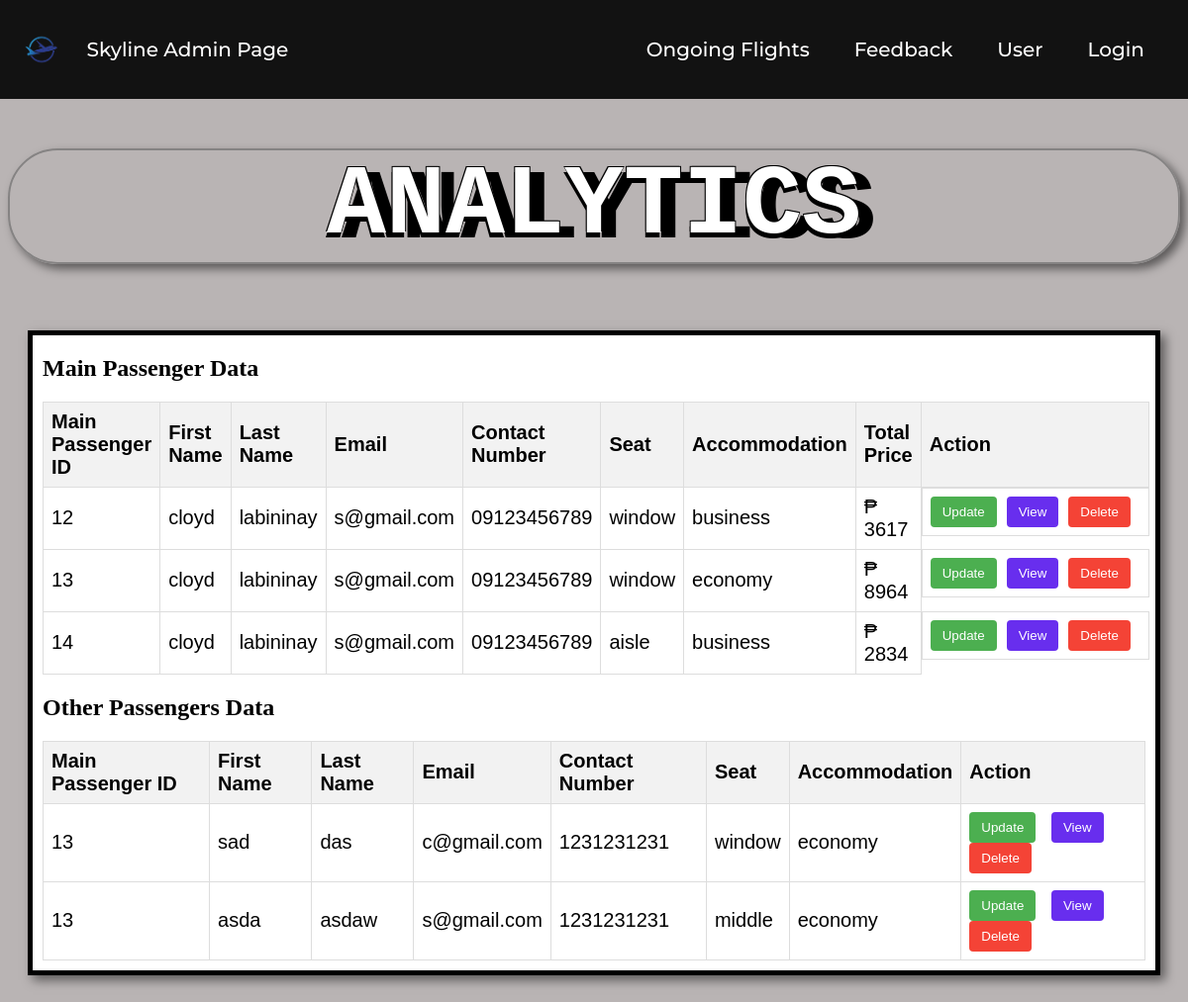
The app's page /admin.php with its own data.
### tables this page shows
CREATE TABLE `main_passengers` (
    `MainPassenger` int(10) NOT NULL,
    `first_name` varchar(255) DEFAULT NULL,
    `last_name` varchar(255) DEFAULT NULL,
    `email` varchar(255) DEFAULT NULL,
    `contact_number` varchar(20) DEFAULT NULL,
    `dob` date DEFAULT NULL,
    `seat` varchar(20) DEFAULT NULL,
    `accommodation` varchar(20) DEFAULT NULL,
    `total_price` float NOT NULL
  );

CREATE TABLE `other_passengers` (
    `id` int(11) NOT NULL,
    `MainPassenger` int(10) NOT NULL,
    `first_name` varchar(255) DEFAULT NULL,
    `last_name` varchar(255) DEFAULT NULL,
    `email` varchar(255) DEFAULT NULL,
    `contact_number` varchar(20) DEFAULT NULL,
    `dob` date DEFAULT NULL,
    `seat` varchar(10) DEFAULT NULL,
    `accommodation` varchar(255) DEFAULT NULL
  );

### admin.php (the view, shortened to what this page needs)
<!DOCTYPE html>
<html lang="en">
<head>
    <link rel="stylesheet" href="./css/admin_dasboard.css">
</head>
<body>
<header class="header1">
    <div class="logo">
        <img src="./assets/images/logo.jpg" alt="Airline Logo">
        <div class="title">
            <h1>Skyline Admin Page</h1>
        </div>
    </div>
    <nav>
        <ul>
            <li><a href="#">Ongoing Flights</a></li>
            <li><a href="#">Feedback</a></li>
            <li><a href="#">User</a></li>
            <?php
            if(isset($_SESSION['username'])) {
                echo '<div class="dropdown">';
                echo '<button class="dropbtn">Hello, ' . $_SESSION['username'] . '</button>';
                echo '<div class="dropdown-content">';
                echo '<a href="logout.php" class="logout">Logout</a>';
                echo '</div>';
                echo '</div>';
            } else {
                echo '<li><a href="login.php">Login</a></li>';
            }
            ?>
        </ul>
    </nav>
</header>
<main>
<div class="analytics">
<h1 class="h1-anal">ANALYTICS</h1>
</div>
<div class="main-container">
    <?php
    include './config/database.php';
    $stmt_get_main_passenger = $conn->prepare("SELECT * FROM main_passengers");
    $stmt_get_main_passenger->execute();
    $result_main_passenger = $stmt_get_main_passenger->get_result();
    echo "<h2>Main Passenger Data</h2>";
    if ($result_main_passenger->num_rows === 0) {
        echo "<p>No booked Customer</p>";
    } else {
        echo "<table>";
        echo "<tr><th>Main Passenger ID</th><th>First Name</th><th>Last Name</th><th>Email</th><th>Contact Number</th><th>Seat</th><th>Accommodation</th><th>Total Price</th><th>Action</th></tr>";
        while ($main_passenger_data = $result_main_passenger->fetch_assoc()) {
            echo "<tr>";
            echo "<td>" . $main_passenger_data['MainPassenger'] . "</td>";
            echo "<td>" . $main_passenger_data['first_name'] . "</td>";
            echo "<td>" . $main_passenger_data['last_name'] . "</td>";
            echo "<td>" . $main_passenger_data['email'] . "</td>";
            echo "<td>" . $main_passenger_data['contact_number'] . "</td>";
            echo "<td>" . $main_passenger_data['seat'] . "</td>";
            echo "<td>" . $main_passenger_data['accommodation'] . "</td>";
            echo "<td>₱ " . $main_passenger_data['total_price'] . "</td>";
            echo "<td class='btn-td'><button class='btn update-btn'>Update</button> <button class='btn view-btn'>View</button>";
            echo "<button class='btn delete-btn'>Delete</button></td>";
            echo "</tr>";
        }
        echo "</table>";
    }
    $stmt_get_other_passengers = $conn->prepare("SELECT * FROM other_passengers");
    $stmt_get_other_passengers->execute();
    $result_other_passengers = $stmt_get_other_passengers->get_result();
    echo "<h2>Other Passengers Data</h2>";
    if ($result_other_passengers->num_rows === 0) {
        echo "<p>No booked Customer</p>";
    } else {
        echo "<table>";
        echo "<tr><th>Main Passenger ID</th><th>First Name</th><th>Last Name</th><th>Email</th><th>Contact Number</th><th>Seat</th><th>Accommodation</th><th>Action</th></tr>";
        while ($row = $result_other_passengers->fetch_assoc()) {
            echo "<tr>";
            echo "<td>" . $row['MainPassenger'] . "</td>";
            echo "<td>" . $row['first_name'] . "</td>";
            echo "<td>" . $row['last_name'] . "</td>";
            echo "<td>" . $row['email'] . "</td>";
            echo "<td>" . $row['contact_number'] . "</td>";
            echo "<td>" . $row['seat'] . "</td>";
            echo "<td>" . $row['accommodation'] . "</td>";
            echo "<td><button class='btn update-btn'>Update</button> <button class='btn view-btn'>View</button>";
            echo "<button class='btn delete-btn'>Delete</button></td>";
            echo "</tr>";
        }
        echo "</table>";
    }
    ?>
</div>
</main>
</body>
</html>

### css/admin_dasboard.css (style rules this page uses)
body { padding-bottom: 500px; background-color: #b9b4b4; }
.header1 { position: fixed; left: 0; right: 0; top: 0; height: 100px; z-index: 999; }
.analytics { border-radius: 50px; text-align: center; margin-top: 150px; font-size: 50px; color: white; box-shadow: 5px 5px 10px rgba(0, 0, 0, 0.5); }
.h1-anal { cursor: pointer; border-radius: 50px; border: solid rgb(133, 131, 131) 2px ; font-family: monospace; text-shadow: -1px -1px 0 #000, 1px -1px 0 #000, -1px 5px 0 #000, 15px 5px 0 #000; }
table { border-collapse: collapse; width: 100%; margin-top: 20px; }
th, td { border: 1px solid #ddd; padding: 8px; font-size: 20px; text-align: left; font-family: sans-serif; }
td.btn-td { display: flex; flex-direction: row; flex: 1fr 1fr 1fr; }
th { background-color: #f2f2f2; }
.btn { background-color: #4CAF50; color: white; padding: 8px 12px; border: none; border-radius: 4px; cursor: pointer; margin-right: 10px; }
.view-btn { background-color: #682eee; }
.delete-btn { background-color: #f44336; }
.main-container { background-color: white; margin-left: 20px; margin-right: 20px; padding-left: 10px; padding-bottom: 10px; padding-right: 10px; border: solid black 5px; box-shadow: 5px 5px 10px rgba(0, 0, 0, 0.5); }
header { font-style: normal; display: flex; align-items: center; justify-content: space-between; background-color: rgba(0, 0, 0, 0.9); width: 100%; box-sizing: border-box; margin: 0; position: absolute; top: 0; left: 0; }
.logo { display: flex; align-items: center; padding-left: 10px; }
.logo img { height: 50px; margin-right: 15px; }
.title h1 { font-size: 26px; margin: 0; color: #fff; font-size: 20px; justify-content: left; width: 300px; font-family: 'Montserrat', sans-serif; font-weight: 500; }
nav { max-width: 1400px; width: 100%; padding: 2rem 1.5rem; display: flex; align-items: center; justify-content: space-between; font-family: 'Montserrat', sans-serif; font-weight: 500; }
nav ul { list-style-type: none; margin: 0; padding: 0; font-size: 16px; display: flex; margin-left: auto; }
nav ul li:not(:last-child) { margin-right: 5px; }
nav ul li a { font-size: 20px; color: white; text-decoration: none; font-weight: 500; padding: 10px 20px; border-radius: 5px; transition: background-color 0.3s; }

### records on screen
main_passengers: MainPassenger "12", first_name "cloyd", last_name "labininay", email "s@gmail.com", contact_number "09123456789", seat "window", accommodation "business", total_price "3617"
main_passengers: MainPassenger "13", first_name "cloyd", last_name "labininay", email "s@gmail.com", contact_number "09123456789", seat "window", accommodation "economy", total_price "8964"
main_passengers: MainPassenger "14", first_name "cloyd", last_name "labininay", email "s@gmail.com", contact_number "09123456789", seat "aisle", accommodation "business", total_price "2834"
other_passengers: MainPassenger "13", first_name "sad", last_name "das", email "c@gmail.com", contact_number "1231231231", seat "window", accommodation "economy"
other_passengers: MainPassenger "13", first_name "asda", last_name "asdaw", email "s@gmail.com", contact_number "1231231231", seat "middle", accommodation "economy"
